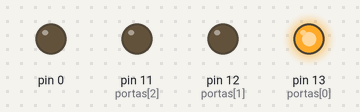
Recording of a sketch running on a simulated Arduino Uno, built with avr-gcc and run on an emulated ATmega328P. Parts: output pins drawn as LEDs (lit = HIGH).

Above: at 0.07 s.
At 1.12 s:
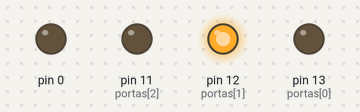
At 2.62 s:
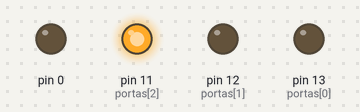
Timing chart, 0 to 3.0 s (numbered marks = the images above):
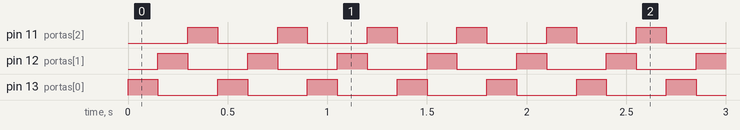

Measured:
- by itself, pin 11 (portas[2]), pin 12 (portas[1]), pin 13 (portas[0]): alternates HIGH for 0.15 s and LOW for 0.30 s
- by itself, everything shown: repeats every 0.45 s, in 3 steps

The sketch:

primeiro_projeto_basico_1.ino
```cpp
// C++ code
//
  int portas[]={13,12,11};
  const int numeroleds =3;

void setup()
{
  for(int i=0 ; i<=numeroleds; i++){
    pinMode(portas[i] , OUTPUT);
  }
}

void loop()
{

  for( int i=0 ; i< numeroleds; i++){
    digitalWrite(portas[i] , HIGH);
    delay(150);
    digitalWrite(portas[i] , LOW);

  }

}
```
